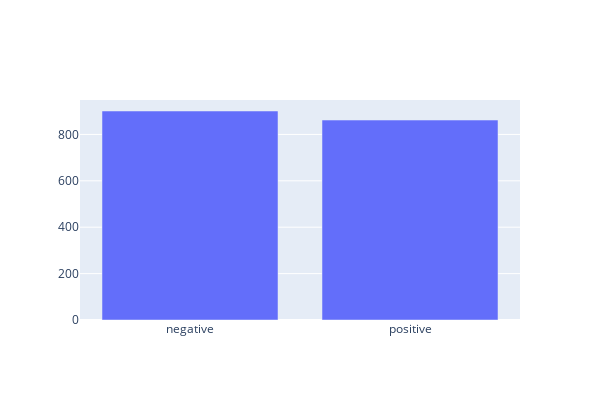

Notebook code for this chart:
### Markdown cell above
Una vez leídos los datos, ejecute la siguiente casilla para construir una gráfica que muestra la distribución de clases en el corpus.

### Code cell
text_col = 'Phrase'  # columna del dataframe que contiene el texto (depende del formato de los datos)
class_col = 'Sentiment'  # columna del dataframe que contiene la clase (depende del formato de los datos)

# obtener algunas estadísticas sobre los datos
categories = sorted(data[class_col].unique(), reverse=False)
hist= Counter(data[class_col]) 
print(f'Total de instancias -> {data.shape[0]}')
print(f'Distribución de clases -> {{item[0]:round(item[1]/len(data[class_col]), 3) for item in sorted(hist.items(), key=lambda x: x[0])}}')

print(f'Categorías -> {categories}')
print(f'Comentario de ejemplo -> {data[text_col][0]}')
print(f'Categoría del comentario -> {data[class_col][0]}')

fig = go.Figure(layout=go.Layout(height=400, width=600))
fig.add_trace(go.Bar(x=categories, y=[hist[cat] for cat in categories]))
fig.show()

print('Done!')

### Figure 1 — Plotly figure (JSON) as saved in the notebook; plotly's stock layout.template omitted (floating-point values rounded to 4 significant figures)
{"data": [{"type": "bar", "x": ["negative", "positive"], "y": [901, 862]}], "layout": {"height": 400, "width": 600}}
